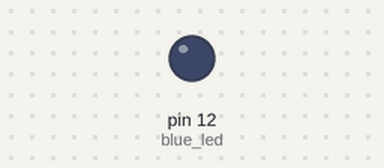
Bench run of a sketch on a simulated Arduino Uno, built with avr-gcc and run on an emulated ATmega328P. Shown: output pins drawn as LEDs (lit = HIGH). What the sketch prints to the serial monitor is not drawn.

Above: at 1.1 s.
At 4.8 s:
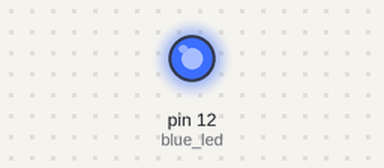
Timing chart, 0 to 12.8 s (numbered marks = the images above):
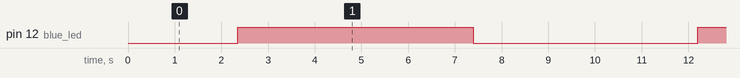

Measured:
- by itself, pin 12 (blue_led): alternates HIGH for 5.0 s and LOW for 4.8 s

The sketch:

fade.ino
```cpp
int blue_led = 12;
int delay_speed = 5;
int ledValue = 0;
int maxValue = 255;
int minValue = 0;
bool countUp = true;

void setup() {
  // put your setup code here, to run once:
  Serial.begin(9600);
  pinMode(blue_led,OUTPUT);
}

void loop() {
  // put your main code here, to run repeatedly:
  analogWrite(blue_led, ledValue);
  delay(delay_speed);
  Serial.println("Led Value is: " + String(ledValue));

  if (countUp == true) {
    ledValue++;
    if (ledValue >= maxValue) {
      countUp = false;
    }
  }
  else {
    ledValue--;
    if (ledValue <= minValue) {
      countUp = true;
    }
  }
}
```
